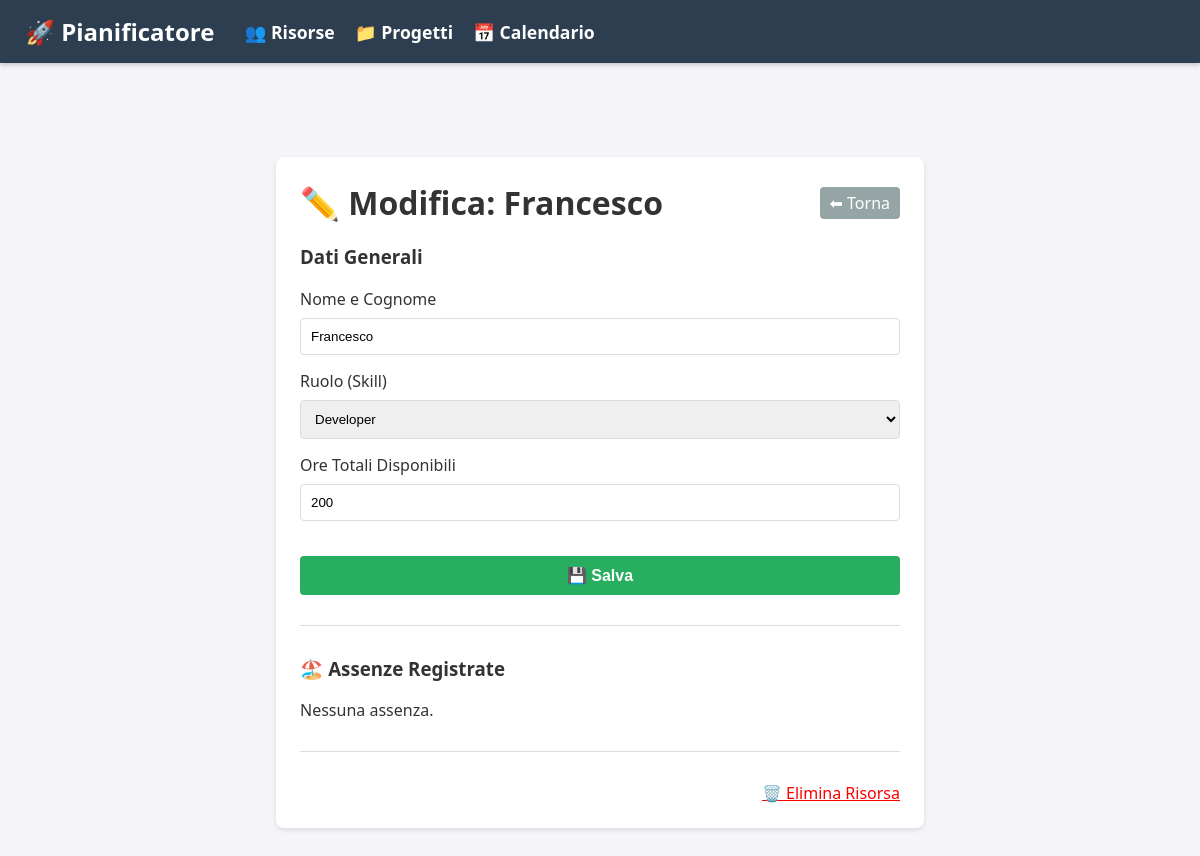
The page /modifica_risorsa/1 on the database its author committed.
### app/models/database.py (models this page shows, shortened)
class RisorsaDB(db.Model):
    id = db.Column(db.Integer, primary_key=True)
    nome = db.Column(db.String(100), nullable=False)
    skill = db.Column(db.String(50), nullable=False)
    ore_totali = db.Column(db.Integer, nullable=False)
    assenze = db.relationship('AssenzaDB', backref='risorsa', lazy=True)

### app/routes/risorse.py (the view)
@bp.route('/modifica_risorsa/<int:id>', methods=['GET'])
def modifica_risorsa_view(id):
    return render_template('modifica_risorsa.html', r=RisorsaDB.query.get_or_404(id))

### app/templates/modifica_risorsa.html (shortened to what this page needs)
{% extends "base.html" %}
{% block content %}
<div class="container" style="justify-content: center; display:flex;">
    <div class="card" style="width: 100%; max-width: 600px;">
        <div style="display:flex; justify-content:space-between; align-items:center; margin-bottom:20px;">
            <h1 style="margin:0;">✏️ Modifica: {{ r.nome }}</h1>
            <a href="/risorse" class="btn-back" style="background:#95a5a6; padding:5px 10px; border-radius:4px;">⬅
                Torna</a>
        </div>
        <form action="/aggiorna_risorsa/{{ r.id }}" method="POST">
            <h3>Dati Generali</h3>
            <label>Nome e Cognome</label>
            <input type="text" name="nome" value="{{ r.nome }}" required>
            <label>Ruolo (Skill)</label>
            <select name="skill">
                <option value="Developer" {% if r.skill=='Developer' %}selected{% endif %}>Developer</option>
            </select>
            <label>Ore Totali Disponibili</label>
            <input type="number" name="ore" value="{{ r.ore_totali }}" required>
            <div class="row" style="margin-top: 20px;">
                <button type="submit" class="btn-calcola">💾 Salva</button>
            </div>
        </form>
        <hr style="margin: 30px 0; border: 0; border-top: 1px solid #ddd;">
        <h3>🏖️ Assenze Registrate</h3>
        {% if r.assenze %}
        <table style="margin-top: 10px; font-size: 0.9rem;">
            <thead>
                <tr>
                    <th>Dal</th>
                    <th>Al</th>
                    <th>Motivo</th>
                    <th>Canc</th>
                </tr>
            </thead>
            <tbody>
                {% for assenza in r.assenze %}
                <tr>
                    <td>{{ assenza.data_inizio }}</td>
                    <td>{{ assenza.data_fine }}</td>
                    <td>{{ assenza.motivo }}</td>
                    <td><a href="/elimina_assenza/{{ assenza.id }}" onclick="return confirm('Cancellare?')">🗑️</a></td>
                </tr>
                {% endfor %}
            </tbody>
        </table>
        {% else %}
        <p>Nessuna assenza.</p>
        {% endif %}
        <hr style="margin: 30px 0; border: 0; border-top: 1px solid #ddd;">
        <div style="text-align: right;">
            <a href="/elimina_risorsa/{{ r.id }}" style="color: red;"
                onclick="return confirm('Attenzione! Cancellare?')">🗑️ Elimina Risorsa</a>
        </div>
    </div>
</div>
{% endblock %}

### app/static/style.css (style rules this page uses)
body { font-family: 'Segoe UI', Tahoma, Geneva, Verdana, sans-serif; background-color: #f4f4f9; margin: 0; padding: 0; color: #333; }
.container { padding: 2rem; }
.card { background: white; padding: 1.5rem; border-radius: 8px; box-shadow: 0 2px 5px rgba(0, 0, 0, 0.1); margin-bottom: 1.5rem; }
input, select { width: 100%; padding: 10px; margin: 8px 0 15px 0; border: 1px solid #ddd; border-radius: 4px; box-sizing: border-box; }
.row { display: flex; gap: 10px; }
button { width: 100%; padding: 10px; background-color: #3498db; color: white; border: none; border-radius: 4px; cursor: pointer; font-size: 1rem; }
.btn-calcola { background-color: #27ae60; color: white; padding: 10px 20px; text-decoration: none; border-radius: 4px; font-weight: bold; }
.btn-back { color: white; text-decoration: none; }

### rows shown on the page
RisorsaDB: nome "Francesco", skill "Developer", ore "200"
